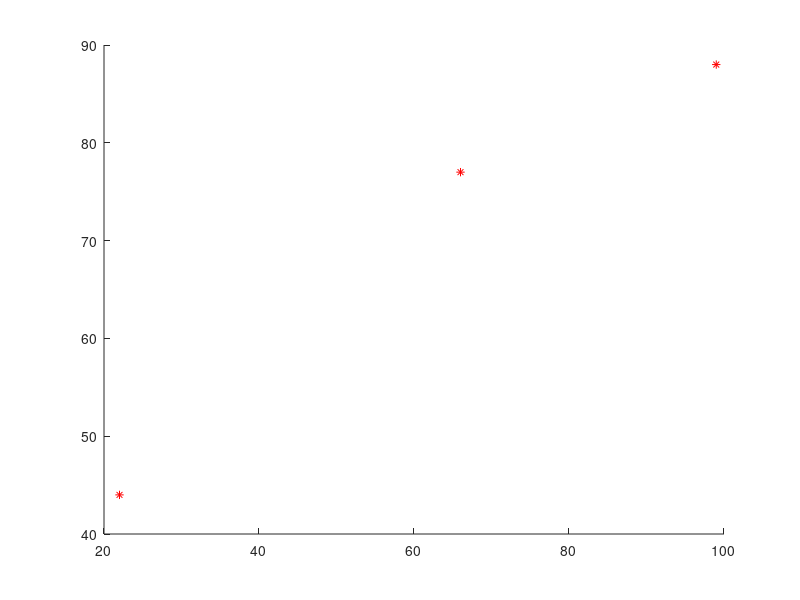

Write MATLAB code to recreate this figure. (Note: this script raises an error after producing the figure.)
function res = drawCars(cars)
if (nargin==0)
   cars = [{[22 44], 3, 1},
       {[99 88], 12, 13},
       {[66 77], 8, 9}];
%    cars = [];
end

if (isempty(cars))
   return 
end

centers = [cars{:,1}];
centers = reshape(centers,[2,length(centers)/2])';

distances = [cars{:,2}];
velocities = [cars{:,3}];
hold on
plot(centers(:,1), centers(:,2), 'r*');

for i=1:size(cars,1)
    text(centers(i,1)+15,centers(i,2)-15, strcat("x = ", string(round(centers(i,1))), ", y = " ,string(round(centers(i,2)))),'color','white');
    text(centers(i,1)+15,centers(i,2), strcat("d = ",string(round(distances(i))), " m"),'color','yellow');
    text(centers(i,1)+15,centers(i,2)+15, strcat("v = ",string(round(velocities(i))), " m/s"),'color','white');
end